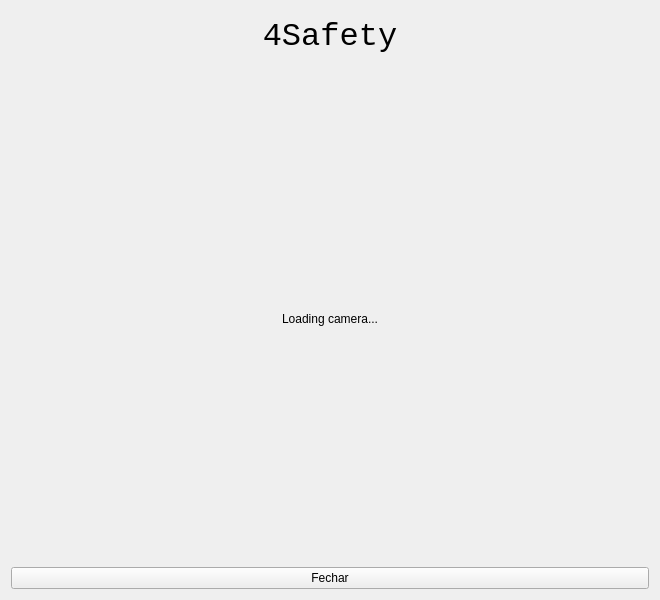
<?xml version="1.0" encoding="UTF-8"?>
<ui version="4.0">
 <class>Form</class>
 <widget class="QWidget" name="Form">
  <property name="geometry">
   <rect>
    <x>0</x>
    <y>0</y>
    <width>660</width>
    <height>600</height>
   </rect>
  </property>
  <property name="windowTitle">
   <string>4Safety - Training</string>
  </property>
  <layout class="QGridLayout" name="gridLayout">
   <item row="2" column="0">
    <widget class="QPushButton" name="cancel_QPB">
     <property name="text">
      <string>Fechar</string>
     </property>
    </widget>
   </item>
   <item row="0" column="0">
    <layout class="QGridLayout" name="gridLayout_2">
     <item row="0" column="0">
      <widget class="QLabel" name="logo_QL">
       <property name="maximumSize">
        <size>
         <width>16777215</width>
         <height>50</height>
        </size>
       </property>
       <property name="font">
        <font>
         <family>Consolas</family>
         <pointsize>24</pointsize>
        </font>
       </property>
       <property name="text">
        <string>4Safety</string>
       </property>
       <property name="alignment">
        <set>Qt::AlignCenter</set>
       </property>
      </widget>
     </item>
     <item row="2" column="0">
      <widget class="QLabel" name="camera_QL">
       <property name="text">
        <string>Loading camera...</string>
       </property>
       <property name="alignment">
        <set>Qt::AlignCenter</set>
       </property>
      </widget>
     </item>
     <item row="1" column="0">
      <spacer name="verticalSpacer">
       <property name="orientation">
        <enum>Qt::Vertical</enum>
       </property>
       <property name="sizeType">
        <enum>QSizePolicy::Fixed</enum>
       </property>
       <property name="sizeHint" stdset="0">
        <size>
         <width>20</width>
         <height>10</height>
        </size>
       </property>
      </spacer>
     </item>
    </layout>
   </item>
  </layout>
 </widget>
 <resources/>
 <connections/>
</ui>
